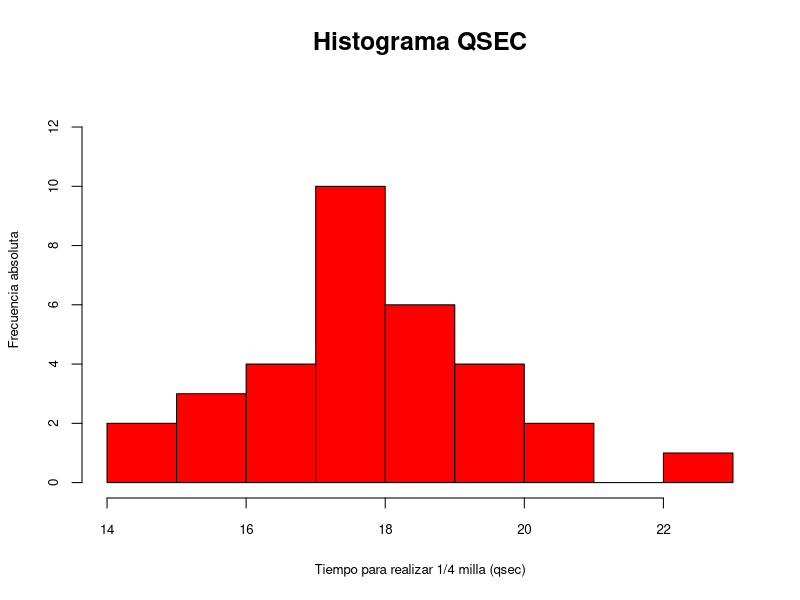
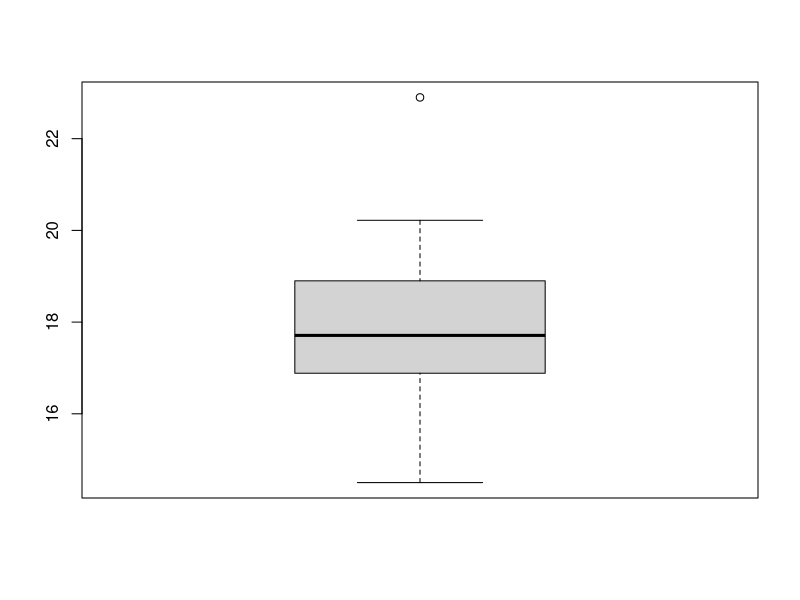
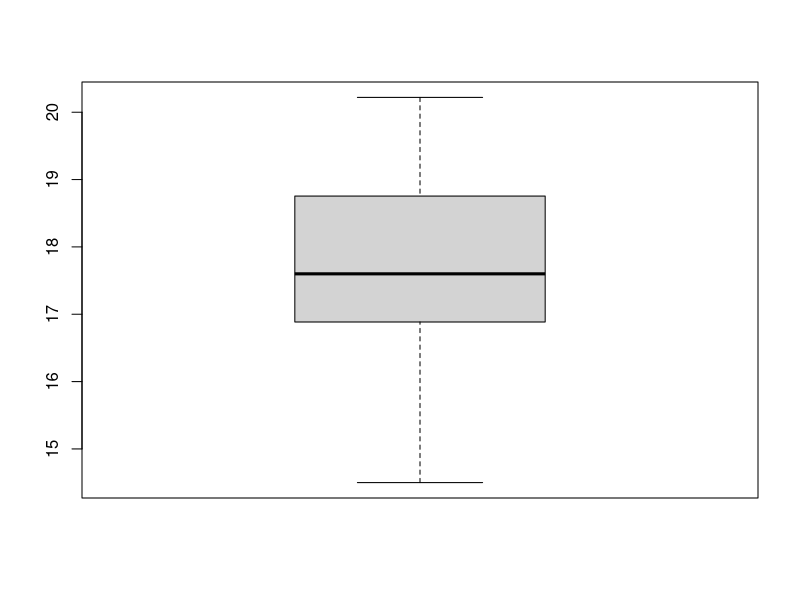

The R script that drew these images, in order:
# ENUNCIADO 3
# 1) Importar el archiv "oldcars.txt" y hacerlo accesible
setwd("C:/Users/larre/Documents/NAIA/programacion/repositorio-R/R-desde-cero/EJERCICIOS/02-estadistica-descriptiva/")
oldcars <- read.table(file = "datos-para-importar/oldcars.txt", sep = "\t", dec = ".", header = TRUE)
attach(oldcars)
oldcars



# 2) Construye la tabla de frecuencias de la variable qsec.
# El número de intervalos y amplitud es a tu criterio
n <- length(qsec)

sort(qsec) # minValue = 14.5, maxValue = 22.9

numIntervalos <- sqrt(n) # 5.6568... -> redondear al menos
numIntervalos <- floor(numIntervalos)

amplitud <- (max(qsec) - min(qsec)) / numIntervalos # 1.68 -> redondear a 2
amplitud <- round(amplitud) # 2

limites <- c(14,16,18,20,22,24)

intervalos <- cut(qsec, limites, right = FALSE)
intervalos

tabla <- table(intervalos)
tablaVertical <- as.data.frame(tabla)

Clases <- tablaVertical$intervalos
FrecAbsoluta <- tablaVertical$Freq
FrecRelativa <- FrecAbsoluta / n
FrecAbs_Acumulada <- cumsum(FrecAbsoluta)
FrecRel_Acumulada <- cumsum(FrecRelativa)

tablaFrec <- data.frame(Clases, FrecAbsoluta, FrecRelativa, FrecAbs_Acumulada, FrecRel_Acumulada)
tablaFrec



# 3) Haz un gráfico de tallos y hojas para la variable qsec
stem(qsec)
# imprime:
# 14 | 56
# 15 | 458
# 16 | 5799
# 17 | 00134468
# 18 | 00356699
# 19 | 459
# 20 | 002
# 21 | 
# 22 | 9



# 4) Haz un histograma para qsec poniendo título, nombre a los ejes y cambiando
#el tamaño de las etiquetas de los ejes y color de las barras
hist(qsec,
     main = "Histograma QSEC", cex.main = 1.5, # título y tamaño del título
     xlab = "Tiempo para realizar 1/4 milla (qsec)", # etiqueta eje x
     ylab = "Frecuencia absoluta", # etiqueta eje y
     ylim = c(0,13), # límites del eje y (valores del 0 al 13)
     axes = TRUE, # que ponga los ejes y los valores (por defecto = TRUE)
     cex.axis = 0.8, # tamaño de los números de los ejes
     cex.lab = 0.8, # tamaño de las etiquetas del eje x e y
     col = "red") # color del histograma



# 5) Comprobar el tamaño de cualquier otra variable importada. Crear otro objeto
# con la misma cantidad de datos con números aleatorios continuos y otro con
# números aleatorios enteros (escoger cualquier rango de números)
nVar <- length(vs) # 32L
obj1 <- runif(nVar, 5, 10) # números continuos aleatorios entre el 5 y el 10
obj1
obj2 <- sample(0:10, nVar, replace = TRUE) # números enteros aleatorios entre 0 y 10
obj2



# 6) Crea un data frame uniendo la base de datos oldcars importada y los dos
# objetos creados en el apartado 5)
oldcars2 <- data.frame(oldcars, obj1, obj2)
oldcars2



# 7) Crea un data frame seleccionando solo algunas columnas, filas o ambas
oldcars[1:10, ] # 10 primeras filas
oldcars[ , 3:4] # columnas 3 y 4 
oldcars[1:10, 3:4] # 10 primeras filas, columnas 3 y 4



# 8) Para las variables creadas en el apartado 5), calcula las medidas de
# tendencia central (media, mediana, moda), cuartil 3, decil 1 y percentil 30
# 
# medias
mean(obj1) # 7.515437
mean(obj2) # 5.8125

# medianas
median(obj1) # 7.782834
median(obj2) # 7

# modas
frecAbs1 <- data.frame(table(obj1))
# pedimos que mire cuál es el valor de frecuencia más alto y nos devuelva su
# valor pero de la primera columna
frecAbs1[which.max(frecAbs1$Freq), 1] # 5.0965442112647
frecAbs2 <- data.frame(table(obj2))
# pedimos que mire cuál es el valor de frecuencia más alto y nos devuelva su
# valor pero de la primera columna
frecAbs2[which.max(frecAbs2$Freq), 1] # 7

# Q3
quantile(obj1)[4] # Q3 = 8.527816
quantile(obj2)[4] # Q3 = 9

# decil 1
quantile(obj1, prob = seq(0, 1, length(11)))[2] # decil 1 = 9.596521
quantile(obj2, prob = seq(0, 1, length(11)))[2] # decil 1 = 10

# percentil 30
quantile(obj1, prob = 0.3) # 6.375424
quantile(obj2, prob = 0.3) # 4



# 9) Calcular la varianza de las dos variables creadas en el apartado 5)
varObj1 <- var(obj1) * (nVar-1) / nVar
varObj1 # 2.084202
varObj2 <- var(obj2) * (nVar-1) / nVar
varObj2 # 10.08984



# 10) Calcula el rango intercuartílico para qsec
#   - con el comando IQR
#   - "a mano" obteniendo Q1 y Q3, y restándolos (Q3 - Q1)
# comando
IQR(qsec) # 2.0075

# a mano
summary(qsec)
qsecQ1 <- summary(qsec)[[2]] # 16.8925
qsecQ3 <- summary(qsec)[[5]] # 18.9
qsecQ3 - qsecQ1 # 2.0075



# 11) Medidas de forma. Calcular la asimetría y curtosis de qsec
library(e1071) # activamos la librer?a

# asimetr?a
skewness(qsec) # 0.369453 = num positivo -> asimetría a la derecha

# curtosis
kurtosis(qsec) # 0.3351142 = num positivo -> leptocúrtica



# 12) Haz un diagrama de cajas para qsec. Determina el dato atípico y elimínalo
# para hacer otro diagrama de cajas
boxplot(qsec) # primer diagrama
boxplot.stats(qsec) # out = 22.9 = dato a eliminar -> buscar su posición
which(qsec == 22.9) # 9
qsecSin <- qsec[-9] # qsecSin = qsec sin el valor en la posición 9
sort(qsecSin) # comprobamos que no tenga el valor 22.9
boxplot(qsecSin) # segundo diagrama -> sin datos atípicos
